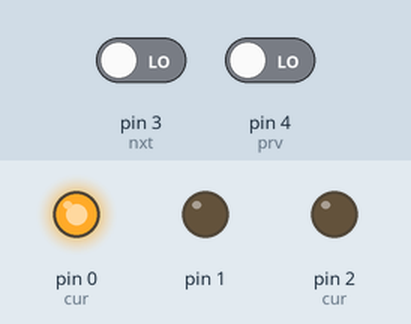
This sketch was run on a simulated Arduino Uno, built with avr-gcc and run on an emulated ATmega328P. On the bench: output pins drawn as LEDs (lit = HIGH). Dashed ring = blinking. Inputs (shaded band) come from the test bench; at power-on: pin 3 (nxt) LOW, pin 4 (prv) LOW.

Above: at 1.2 s.
1.3 s: pin 3 (nxt) driven HIGH
At 1.45 s:
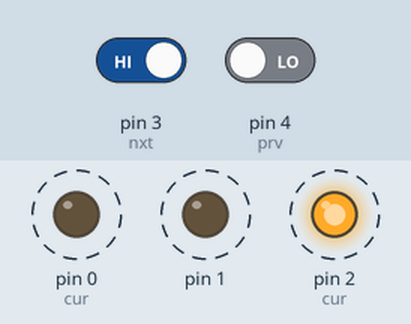
4.3 s: pin 4 (prv) driven HIGH
At 4.3 s:
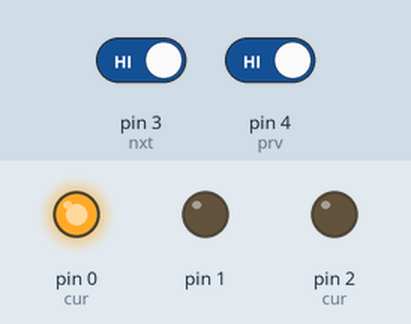
5.8 s: pin 4 (prv) driven LOW
At 5.95 s:
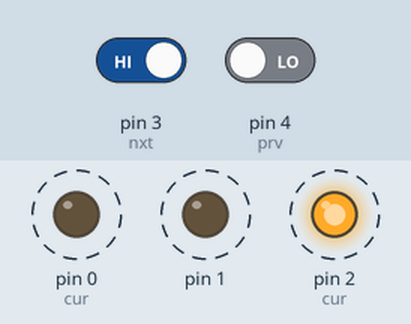
8.8 s: pin 3 (nxt) driven LOW
Timing chart, 0 to 11.3 s (numbered marks = the images above; inputs shaded):
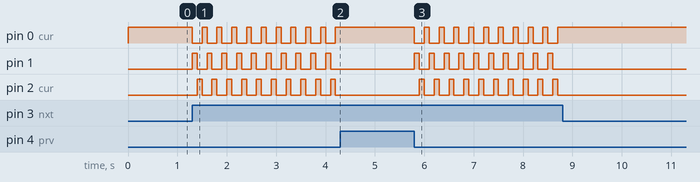

The sketch:

vik_1_3_defilement.ino
```cpp
int nxt = 3; // les 2 boutons
int prv = 4;

int i, cur=0; // leds sur 0, 1 et 2, valeurs prises par cur

void setup() {
  pinMode(nxt, INPUT);
  pinMode(prv, INPUT);
  for (i=0; i<3; i++) // les 3 leds
    pinMode(i, OUTPUT);
  digitalWrite(cur,HIGH); // on affiche cur
}

void loop() {
  // bouton suivant
  if (digitalRead(nxt)) {
    digitalWrite(cur, LOW);
    cur++;
    if (cur>2)
      cur=0;
    digitalWrite(cur, HIGH);
  }
  //bouton précédent
  if (digitalRead(prv)) {
    digitalWrite(cur, LOW);
    cur--;
    if (cur<0)
      cur=2;
    digitalWrite(cur, HIGH);
  }
  delay(100); //et un anti rebond
}
```

Measured:
- after the input at 1.3 s, pin 0 (cur), pin 1: alternates HIGH for 0.10 s and LOW for 0.20 s, starting at once; pin 2 (cur): alternates HIGH for 0.10 s and LOW for 0.20 s, starting after 0.10 s
- after the input at 4.3 s, pin 0 (cur): stops changing and stays HIGH; pin 1, pin 2 (cur): stops changing and stays LOW
- after the input at 5.8 s, pin 0 (cur), pin 1: alternates HIGH for 0.10 s and LOW for 0.20 s, starting at once; pin 2 (cur): alternates HIGH for 0.10 s and LOW for 0.20 s, starting after 0.10 s
- after the input at 8.8 s, pin 0 (cur): stops changing and stays HIGH; pin 1, pin 2 (cur): stops changing and stays LOW
